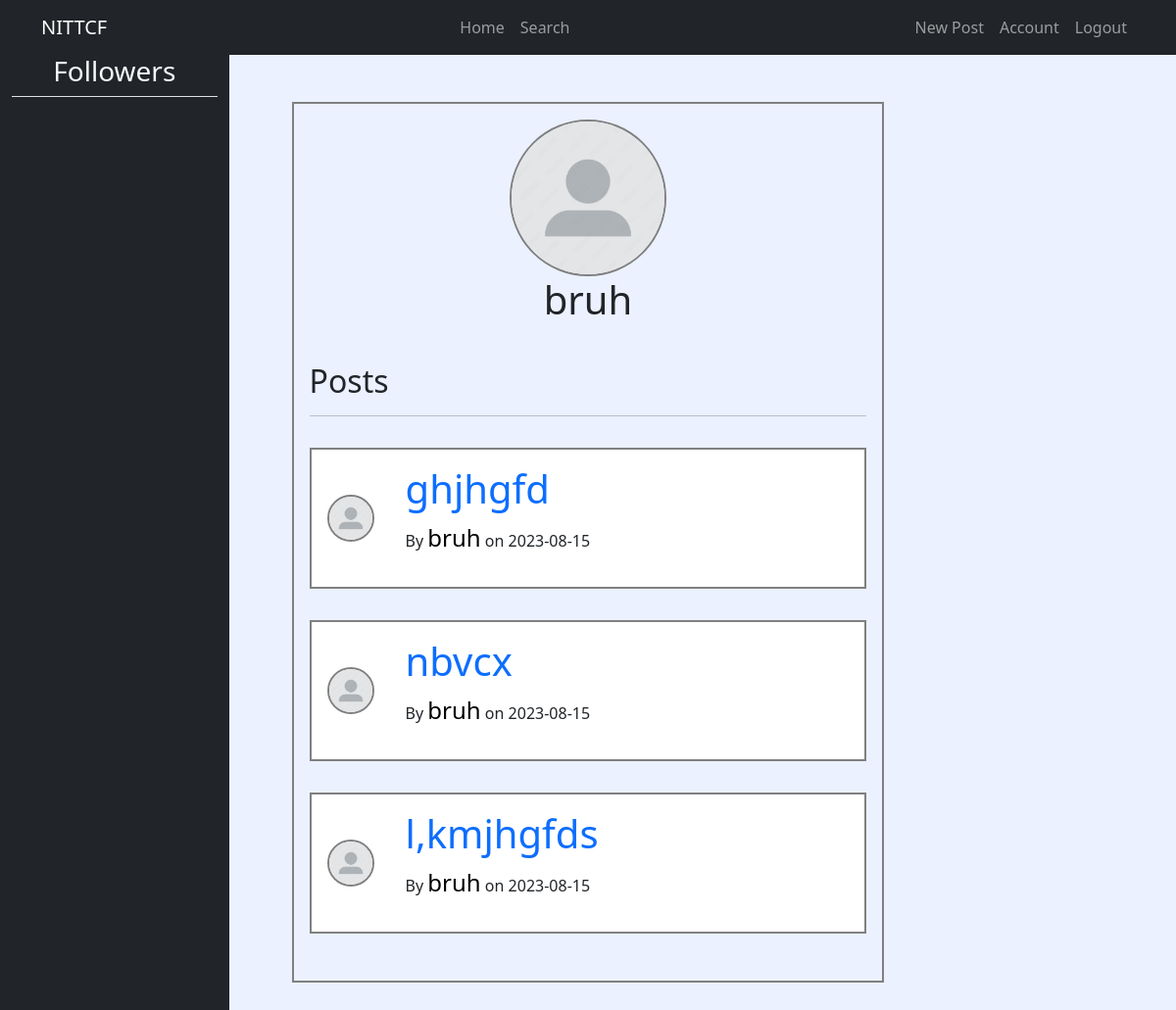
Screenshot of /account/1 (signed in) with the database file from the repository.
### nittcf/models.py (models this page shows, shortened)
class User(db.Model,UserMixin):
    id = db.Column(db.Integer, primary_key=True)
    username = db.Column(db.String(20), unique=True, nullable=False)
    email = db.Column(db.String(120), unique=True, nullable=False)
    image_file = db.Column(db.String(20), nullable=False, default='default.jpg')
    password = db.Column(db.String(60), nullable=False)
    posts = db.relationship('Post', backref='author', lazy=True)
    comments = db.relationship('Comment',backref='author', lazy=True)
    followers = db.relationship('Follower', backref='following', lazy=True)

class Post(db.Model):
    id = db.Column(db.Integer, primary_key=True)
    title = db.Column(db.String(100), nullable=False)
    date_posted = db.Column(db.DateTime, nullable=False, default=datetime.utcnow)
    content = db.Column(db.Text, nullable=False)
    upvotes = db.Column(db.Integer, nullable=False, default=0)
    downvotes = db.Column(db.Integer, nullable=False, default=0)
    user_id = db.Column(db.Integer, db.ForeignKey('user.id'), nullable=False)
    comments = db.relationship('Comment',backref='post', lazy=True)

### nittcf/routes.py (the view)
@app.route("/account/<int:user_id>", methods=['GET', 'POST'])
@login_required
def user_account(user_id):
    user=User.query.get(user_id)
    posts=Post.query.filter_by(user_id=user_id).all()
    image_file=url_for('static',filename='profile_pics/'+ user.image_file)
    return render_template('user_account.html', title=user.username, user=user, posts=posts, image_file=image_file)

### nittcf/models.py (called while the page is built)
@login_manager.user_loader
def load_user(user_id):
    return User.query.get(int(user_id))

### nittcf/templates/user_account.html
{% extends "layout.html" %}
{% block content %}
    <div class="content-wrapper">
        <div class="account-details">
            <img class="account-img" src="{{ image_file }}" alt="">
            <h1>{{ user.username }}</h1>
        </div>
        <div>
            <h2>Posts</h2>
            <hr>
            {% for post in posts %}
                <div class="quiz-container">
                    <img class="display-img" src="{{url_for('static',filename='profile_pics/'+ post.author.image_file)}}" alt="">
                    <div class="display-content">
                        <h1><a href="{{url_for('post',post_id=post.id)}}">{{post.title}}</a></h1>
                        <p>By <span>{{post.author.username}}</span> on {{post.date_posted.strftime('%Y-%m-%d')}}</p>
                    </div>
                </div>
            {% endfor %}
        </div>
    </div>
{% endblock content%}

### nittcf/templates/layout.html (shortened to what this page needs)
<!DOCTYPE html>
<html lang="en">
<head>
    <link href="https://cdn.jsdelivr.net/npm/bootstrap@5.0.2/dist/css/bootstrap.min.css" rel="stylesheet">
    <link rel="stylesheet" href="{{ url_for('static', filename='css/main.css') }}">
</head>
<body>
    <header>
        <nav class="navbar navbar-expand navbar-dark bg-dark">
            <div class="container">
                <a href="{{ url_for('home') }}" class="navbar-brand">NITTCF</a>
                <ul class="navbar-nav">
                    <li class="nav-item"><a href="{{ url_for('home') }}" class="nav-link">Home</a></li>
                    <li class="nav-item"><a href="{{ url_for('search') }}" class="nav-link">Search</a></li>
                </ul>
                <ul class="navbar-nav">
                    {% if current_user.is_authenticated %}
                        <li class="nav-item"><a href="{{ url_for('new_post') }}" class="nav-link">New Post</a></li>
                        <li class="nav-item"><a href="{{ url_for('account') }}" class="nav-link">Account</a></li>
                        <li class="nav-item"><a href="{{ url_for('logout') }}" class="nav-link">Logout</a></li>
                    {% else %}
                        <li class="nav-item"><a href="{{ url_for('register') }}" class="nav-link">Register</a></li>
                        <li class="nav-item"><a href="{{ url_for('login') }}" class="nav-link">Login</a></li>
                    {% endif %}
                </ul>
            </div>
        </nav>
    </header>
    <div class="main-wrapper">
        {% if current_user.is_authenticated %}
        <aside class="bg-dark d-flex flex-column align-items-stretch container-fluid">
            <div class="text-center container text-light border-bottom"><h3>Followers</h3></div>
        </aside>
        {% else %}
        <aside></aside>
        {% endif %}
        <main class="main-content">
            {% block content %}{% endblock %}
        </main>
        <aside class="side-bar">
        </aside>
    </div>
</body>
</html>

### nittcf/static/css/main.css (style rules this page uses)
:root { --background: #ffffff; --primary: #000000; --secondary: #ebf1ff; --accent: #d41d6d; }
body { min-height: 100vh; }
.main-wrapper { min-height: 100vh; background-color: var(--secondary); display: grid; grid-template-columns: 1fr 3fr 1fr; grid-column-gap: 1rem; }
.main-content { padding: 1rem; }
.content-wrapper { display: flex; flex-direction: column; border: 2px solid gray; margin: 2rem; padding: 1rem; gap: 2rem; }
.account-details { display: flex; flex-direction: column; align-items: center; }
.account-img { border-radius: 50%; border: 2px solid gray; width: 10rem; height: 10rem; }
.display-img { border-radius: 50%; border: 2px solid gray; width: 3rem; height: 3rem; }
.quiz-container { background-color: var(--background); border: 2px solid gray; margin: 2rem 0rem; padding: 1rem; display: flex; align-items: center; justify-content: flex-start; gap: 2rem; }
.display-content a { text-decoration: none; }
.display-content span { color: var(--primary); font-size: 1.5rem; }

### rows the page displays
User: username "bruh"
Post: image_file (placeholder picture), title "ghjhgfd", author.username "bruh", date_posted "2023-08-15"
Post: image_file (placeholder picture), title "nbvcx", author.username "bruh", date_posted "2023-08-15"
Post: image_file (placeholder picture), title "l,kmjhgfds", author.username "bruh", date_posted "2023-08-15"
